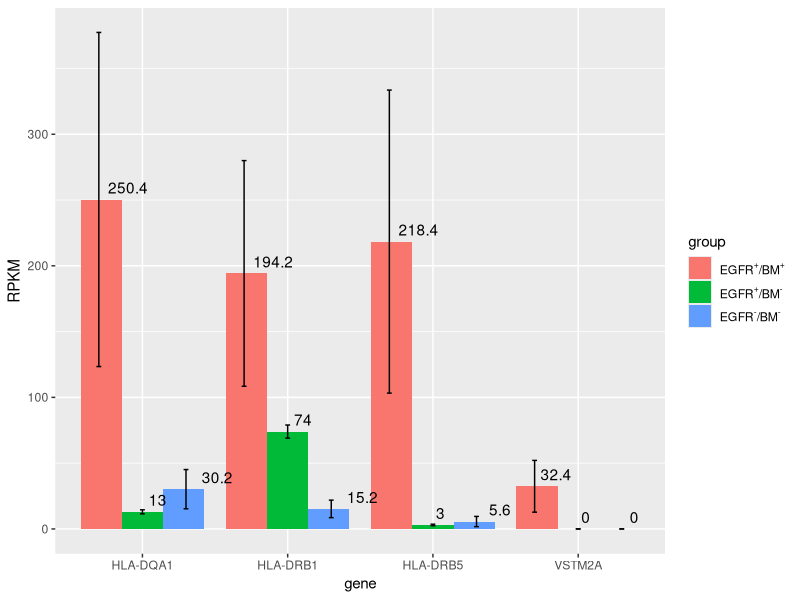

The R script that drew this image:
options(stringsAsFactors = F)
library(ggplot2)
a = read.table('exosomes.txt', header = T)

p <- ggplot(a,aes(x=gene,y=RPKM,fill=group))+geom_bar(stat="identity",width = .85,position = "dodge")
 p+ geom_text(aes(label=RPKM),vjust=-0.5,hjust=-0.35,position=position_dodge(1))+
   scale_fill_discrete(labels=c(expression(paste(EGFR^"+","/",BM^"+")),expression(paste(EGFR^"+","/",BM^"-")),
                                expression(paste(EGFR^"-","/",BM^"-"))))+
   geom_errorbar(aes(ymin=RPKM-se, ymax=RPKM+se),width=.1,position=position_dodge(.9))

# p+ geom_text(aes(label=RPKM),vjust=-0.5,hjust=-0.35,position=position_dodge(1),angle=90)
#angle=90，可以旋转text
